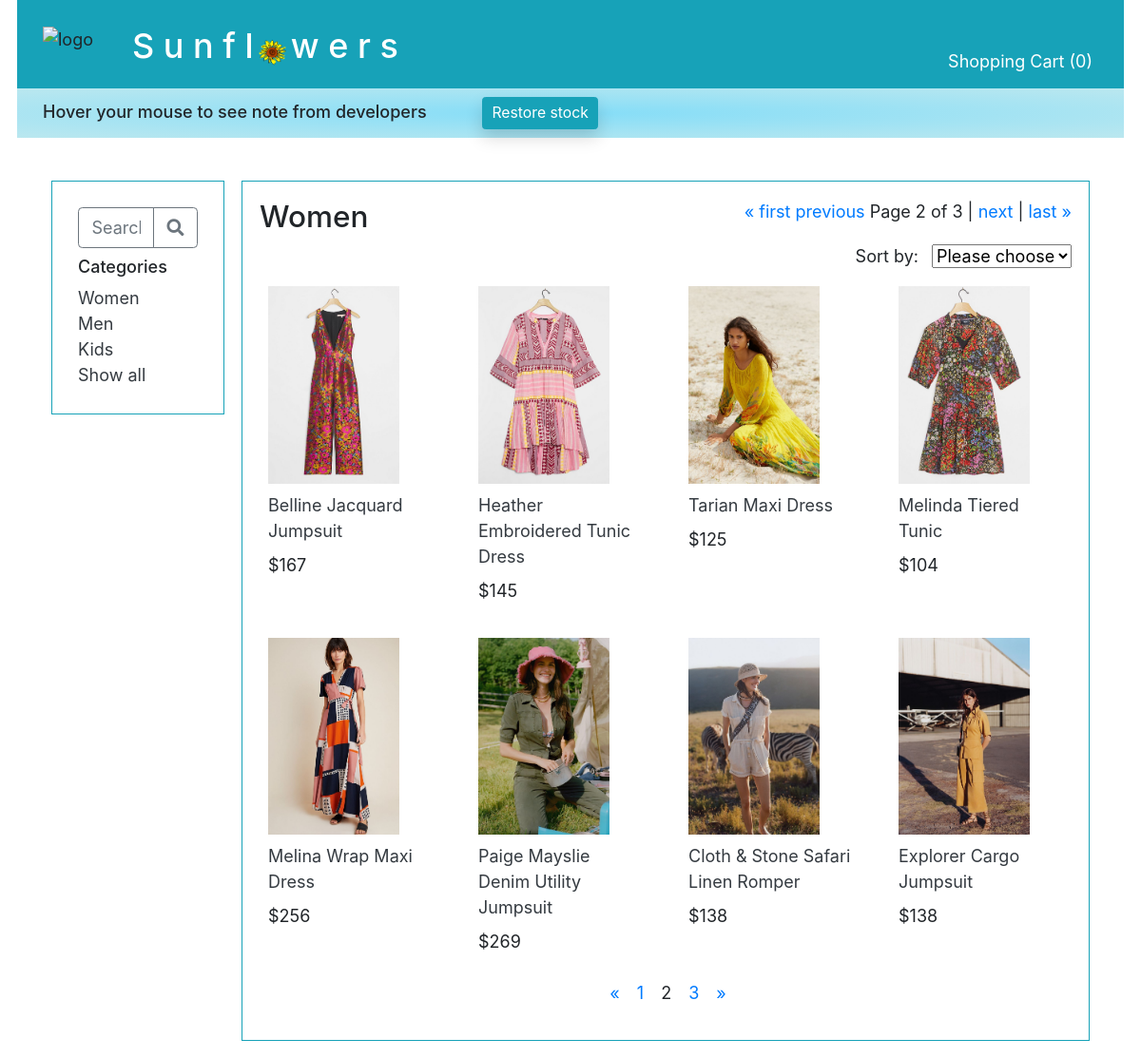
/product/category/1?page=2, run on the app's committed database.
### main/models.py (models this page shows, shortened)
class Category(models.Model):
    name = models.CharField(max_length=255)
    cat_photo = models.ImageField(upload_to='categories', blank=True)

class Photo(models.Model):
    img = models.ImageField(upload_to='products', blank=True)
    type_of_photo = models.ForeignKey(
        PhotoType,
        related_name='photos_included',
        on_delete=models.CASCADE
    )
    for_product = models.ForeignKey(
        Product,
        related_name='photos',
        on_delete=models.CASCADE
    )

class Product(models.Model):
    name = models.CharField(max_length=255, default="")
    desc= models.TextField(default="")
    quantity_purchased = models.IntegerField(default=0)
    quantity_sold = models.IntegerField(default=0)
    quantity_available = models.IntegerField(default=0)
    temp_quan_avail = models.IntegerField(default=0)
    unit_price=models.DecimalField(max_digits=5, decimal_places=0)
    category = models.ForeignKey(
        Category,
        related_name='products_included',
        on_delete=models.CASCADE
    )
    objects = ClassManager()

### main/views.py (the view)
# urls.py: path('product/category/<int:cat_id>', views.display_category),
def display_category(request, cat_id):
    product_list = Product.objects.filter(category_id=cat_id).exclude(temp_quan_avail=0)
    if "sorted_by" not in request.session:
        request.session["sorted_by"] = "no_sort"
    if request.session["sorted_by"] == "price":
        products_by_price = product_list.order_by("unit_price")
        product_list = products_by_price
    elif request.session["sorted_by"] == "popularity":
        products_by_popularity = product_list.order_by("-quantity_available")
        product_list = products_by_popularity
    else:
        product_list = Product.objects.filter(category_id=cat_id).exclude(temp_quan_avail=0)
    page = request.GET.get('page', 1)
    paginator = Paginator(product_list, 8)
    try:
        all_products = paginator.page(page)
    except PageNotAnInteger:
        all_products = paginator.page(1)
    except EmptyPage:
        all_products = paginator.page(paginator.num_pages)
    page_number = request.GET.get('page')
    page_obj = paginator.get_page(page_number)
    if "cart_dict" not in request.session:
        quantity_in_cart = 0
    else:
        quantity_in_cart = 0
        for key in request.session["cart_dict"]:
            quantity_in_cart += request.session["cart_dict"][key]
    products_in_this_category = Product.objects.filter(category_id=cat_id)
    for each_product in products_in_this_category:
        photos = Photo.objects.filter(for_product = each_product)
        for photo in photos:
            if photo.type_of_photo_id == 1:
                photo.type_of_photo_id = 2
                photo.save()
        first_photo = photos.first()
        first_photo.type_of_photo_id = 1
        first_photo.save()
    context = {
        "all_categories": Category.objects.all(),
        "this_category": Category.objects.get(id=cat_id),
        "all_products": all_products,
        "all_photos": Photo.objects.all(),
        "paginator": paginator,
        'page_obj': page_obj,
        "quantity_in_cart": quantity_in_cart,
    }
    return render(request, '_2_shop_category.html', context)

### main/templates/_2_shop_category.html (shortened to what this page needs)
<!DOCTYPE html>
<html lang="en">
<head>
    {% include "_0_head_tags.html" %}
</head>
<body>
    <div id="container">
        {% include "_0_top_nav_bar.html" %}
        {% include "_0_left_nav_bar.html" %}
        <div class="col border border-info p-3">
            <div class="row">
                <div class="col-6 h3">{{ this_category.name }}</div>
                <div class="col text-right mb-1">
                    <span class="step-links">
                        {% if page_obj.has_previous %}
                        <a href="?page=1">&laquo; first</a>
                        <a href="?page={{ page_obj.previous_page_number }}">previous</a>
                        {% endif %}
                        <span class="current">
                            Page {{ page_obj.number }} of {{ page_obj.paginator.num_pages }} |
                        </span>
                        {% if page_obj.has_next %}
                        <a href="?page={{ page_obj.next_page_number }}">next</a> |
                        <a href="?page={{ page_obj.paginator.num_pages }}">last &raquo;</a>
                        {% endif %}
                    </span>
                </div>
            </div>
            <form style="" id="sort_form" class="text-right" action="/product/category/{{ this_category.id }}/process_sort" method="POST">
                <div style="display:inline" class="mb-2 text-right mr-2">Sort by:</div>
                <div style="display:inline" class="">
                    <select name="sorted_by" id="sorted_by" onchange="this.form.submit()">
                        <option value="" disabled
                        {% if request.session.sorted_by == "no_sort" %}
                        selected
                        {% endif %}
                        >Please choose</option>
                    </select>
                </div>
            </form>
            <div style="" class="row mt-2">
                {% for product in all_products %}
                {% if product.category_id == this_category.id and product.temp_quan_avail > 0 %}
                <div class="col-3">
                    {% for photo in all_photos %}
                    {% if photo.type_of_photo_id == 1 and photo.for_product_id == product.id %}
                    <div class="row m-2"><a href="/product/category/{{ this_category.id }}/item/{{ product.id }}"><img class="" style="width:80%; height: auto !important; background-size:cover;"  src="{{ photo.img.url }}"></a></div>
                    {% endif %}
                    {% endfor %}
                    <a class="row text-dark m-2" href="/product/category/{{ this_category.id }}/item/{{ product.id }}">{{ product.name }}</a>
                    <div class="row mb-4">
                        <div class="col ml-2">${{ product.unit_price }}</div>
                    </div>
                </div>
                {% endif %}
                {% endfor %}
            </div>
            <div class="row">
                <div class="col-4 offset-5 text-center">
                    {% if all_products.has_other_pages %}
                    <ul class="pagination">
                        {% if all_products.has_previous %}
                        <li><a href="?page={{ all_products.previous_page_number }}">&laquo;</a></li>
                        {% else %}
                        <li class="disabled"><span>&laquo;</span></li>
                        {% endif %}
                        {% for i in all_products.paginator.page_range %}
                        {% if all_products.number == i %}
                        <li class="active ml-3"><span>{{ i }} <span class="sr-only">(current)</span> </span></li>
                        {% else %}
                        <li><a class="ml-3" href="?page={{ i }}">{{ i }}</a></li>
                        {% endif %}
                        {% endfor %}
                        {% if all_products.has_next %}
                        <li><a class="ml-3" href="?page={{ all_products.next_page_number }}">&raquo;</a></li>
                        {% else %}
                        <li class="disabled"><span>&raquo;</span></li>
                        {% endif %}
                    </ul>
                    {% endif %}
                </div>
            </div>
        </div>
    </div>
</body>
</html>

### main/templates/_0_left_nav_bar.html
<!DOCTYPE html>
<html lang="en">
<link rel="stylesheet" href="main/static/projectStyle.css">
<head>
    {% load static %}
    <link rel="stylesheet" href="{% static 'projectStyle.css' %}">
</head>
<body>
    <div class="row mx-3">
        <div id="side" class="col-sm-auto mr-3 border-info p-3">
    <div id="left_nav_bar" class="row mx-3">
        <div class=" col-2 mr-3 border border-info p-4"
        style="height: 50%;"
        >
        <div class="row mb-2">
            <div class="col ">
                <form style="display:inline" class="m-0" action="{% url 'search' %}" method="GET">
                <div class="input-group">
                        <input name="search" class="form-control border-secondary py-2" type="text" placeholder="Search">
                    <div class="input-group-append">
                        <button class="btn btn-outline-secondary" type="submit">
                            <i class="fa fa-search"></i>
                        </button>
                    </div>
                </form>
                </div>
            </div>
        </div>
        <div class="row h6 ml-0 ">Categories</div>
        {% for category in all_categories %}
        <a class="text-dark" href="/product/category/{{ category.id }}/no_sort">{{ category.name }}</a><br>
        {% endfor %}
        <a class="text-dark" href="/">Show all</a>
    </div>
</body>
</html>

### main/static/projectStyle.css (style rules this page uses)
* { font-size:1.5vw; }
img { height: auto !important; }

### main/templates/_2_shop_category.html (style rules this page uses)
* { font-size:1.5vw; }
img { height:auto !important; background-size:cover; }

### data on the page
Category: name "Women"
Category: name "Men"
Category: name "Kids"
Product: name "Belline Jacquard Jumpsuit", unit_price "167"
Photo: img (picture)
Product: name "Heather Embroidered Tunic Dress", unit_price "145"
Photo: img (picture)
Product: name "Tarian Maxi Dress", unit_price "125"
Photo: img (picture)
Product: name "Melinda Tiered Tunic", unit_price "104"
Photo: img (picture)
Product: name "Melina Wrap Maxi Dress", unit_price "256"
Photo: img (picture)
Product: name "Paige Mayslie Denim Utility Jumpsuit", unit_price "269"
Photo: img (picture)
Product: name "Cloth & Stone Safari Linen Romper", unit_price "138"
Photo: img (picture)
Product: name "Explorer Cargo Jumpsuit", unit_price "138"
Photo: img (picture)

### other printed values
{{ quantity_in_cart }} "0"
{{ page_obj.number }} "2"
{{ page_obj.paginator.num_pages }} "3"
{{ i }} "1" "3"
{{ i }} "2"
